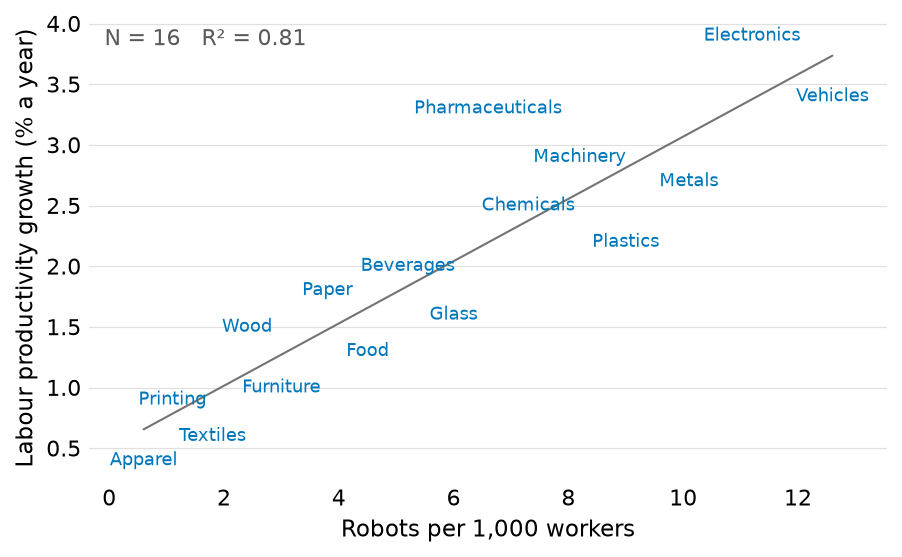

This chart was generated by the following Python code:
"""Labelled scatter: each industry's name printed as its mark, with the OLS
fit and a note giving N and R², from synthetic data.

    uv run python docs/gallery/labelled_scatter.py

Writes labelled_scatter.png beside this script and fails if any label
overlaps something or runs off the figure.
"""

from pathlib import Path

import matplotlib.pyplot as plt

import figtools as ft


def main():
    ft.setup()

    # Robot adoption and productivity growth across manufacturing industries.
    industries = {
        'Apparel': (0.6, 0.4), 'Printing': (1.1, 0.9), 'Textiles': (1.8, 0.6),
        'Wood': (2.4, 1.5), 'Furniture': (3.0, 1.0), 'Paper': (3.8, 1.8),
        'Food': (4.5, 1.3), 'Beverages': (5.2, 2.0), 'Glass': (6.0, 1.6),
        'Pharmaceuticals': (6.6, 3.3), 'Chemicals': (7.3, 2.5),
        'Machinery': (8.2, 2.9), 'Plastics': (9.0, 2.2), 'Metals': (10.1, 2.7),
        'Electronics': (11.2, 3.9), 'Vehicles': (12.6, 3.4),
    }
    robots, growth = zip(*industries.values())

    fig, ax = plt.subplots(figsize=(5.9, 3.6))
    # Each name is centred on its point, so the panel needs more room at
    # the sides than autoscale's padding gives a dot.
    ax.margins(x=0.08)
    ft.label_scatter(ax, robots, growth, list(industries), fit=True, note=True)
    ax.set_xlabel('Robots per 1,000 workers')
    ax.set_ylabel('Labour productivity growth (% a year)')

    found = ft.collisions(fig)
    if found:
        raise SystemExit(f'labelled_scatter: labels collide: {found}')
    fig.savefig(Path(__file__).with_suffix('.png'), dpi=150)


if __name__ == '__main__':
    main()
